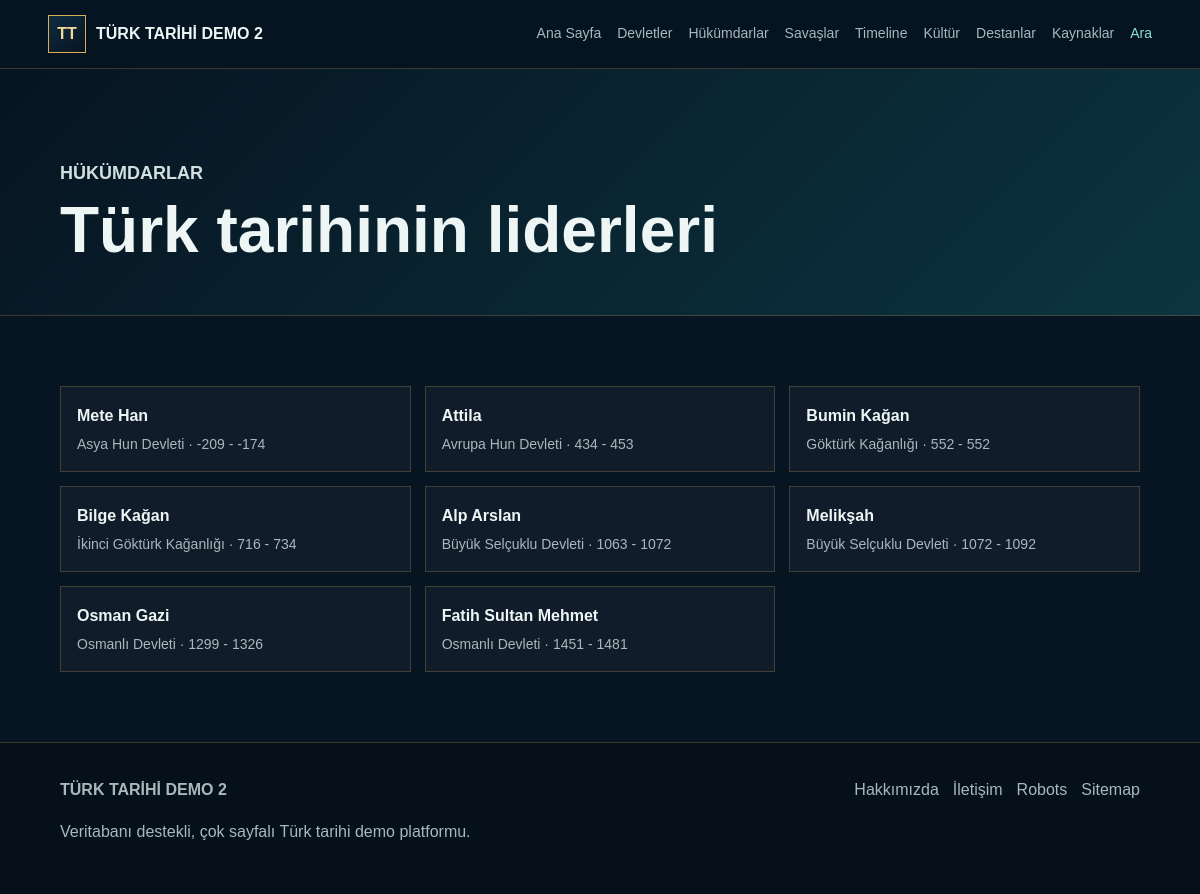
/turk-tarihi/hukumdarlar.php, run on the app's committed database.
### tables this page shows
CREATE TABLE rulers (
    id INT AUTO_INCREMENT PRIMARY KEY,
    state_id INT NOT NULL,
    name VARCHAR(180) NOT NULL,
    slug VARCHAR(190) NOT NULL UNIQUE,
    birth_year INT NULL,
    death_year INT NULL,
    reign_start INT NULL,
    reign_end INT NULL,
    biography MEDIUMTEXT,
    achievements MEDIUMTEXT,
    image VARCHAR(500),
    created_at TIMESTAMP DEFAULT CURRENT_TIMESTAMP,
    updated_at TIMESTAMP DEFAULT CURRENT_TIMESTAMP ON UPDATE CURRENT_TIMESTAMP,
    CONSTRAINT fk_rulers_state FOREIGN KEY (state_id) REFERENCES states(id) ON DELETE CASCADE,
    INDEX idx_rulers_slug (slug),
    INDEX idx_rulers_state (state_id)
);

CREATE TABLE states (
    id INT AUTO_INCREMENT PRIMARY KEY,
    name VARCHAR(180) NOT NULL,
    slug VARCHAR(190) NOT NULL UNIQUE,
    short_description TEXT,
    description MEDIUMTEXT,
    start_year INT,
    end_year INT NULL,
    capital VARCHAR(180),
    founder VARCHAR(180),
    government VARCHAR(180),
    religion VARCHAR(180),
    region VARCHAR(180),
    flag_image VARCHAR(500),
    symbol_image VARCHAR(500),
    map_image VARCHAR(500),
    hero_image VARCHAR(500),
    status VARCHAR(40) DEFAULT 'published',
    created_at TIMESTAMP DEFAULT CURRENT_TIMESTAMP,
    updated_at TIMESTAMP DEFAULT CURRENT_TIMESTAMP ON UPDATE CURRENT_TIMESTAMP,
    INDEX idx_states_slug (slug),
    INDEX idx_states_year (start_year),
    INDEX idx_states_status (status)
);

### turk-tarihi/includes/functions.php (called while the page is built, shortened)
<?php
require_once __DIR__ . '/database.php';
function e(?string $value): string
{
    return htmlspecialchars((string) $value, ENT_QUOTES, 'UTF-8');
}
function app_url(string $path = ''): string
{
    $path = '/' . ltrim($path, '/');
    return APP_URL !== '' ? APP_URL . $path : $path;
}
function detail_url(string $type, string $slug): string
{
    return app_url($type . '/' . $slug);
}
function fetch_all(string $sql, array $params = []): array
{
    $statement = db()->prepare($sql);
    $statement->execute($params);
    return $statement->fetchAll();
}
function fetch_one(string $sql, array $params = []): ?array
{
    $statement = db()->prepare($sql);
    $statement->execute($params);
    $row = $statement->fetch();
    return $row ?: null;
}
function count_rows(string $table): int
{
    $allowed = ['states', 'rulers', 'wars', 'sources', 'cultures', 'epics', 'timeline_events'];
    return (int) fetch_one("SELECT COUNT(*) AS total FROM {$table}")['total'];
}
function current_page(): int
{
    return max(1, (int) ($_GET['page'] ?? 1));
}
function paginate(string $table, int $perPage = 24): array
{
    $page = current_page();
    $total = count_rows($table);
    return [
        'page' => $page,
        'per_page' => $perPage,
        'total' => $total,
        'pages' => max(1, (int) ceil($total / $perPage)),
        'offset' => ($page - 1) * $perPage,
    ];
}
function get_rulers(int $limit = 24, int $offset = 0): array
{
    return fetch_all(
        'SELECT rulers.*, states.name AS state_name
         FROM rulers
         LEFT JOIN states ON states.id = rulers.state_id
         ORDER BY rulers.reign_start ASC
         LIMIT ' . (int) $limit . ' OFFSET ' . (int) $offset
    );
}

### turk-tarihi/includes/database.php (called while the page is built, shortened)
<?php
function db(): PDO
{
    static $pdo = null;
    if ($pdo instanceof PDO) {
        return $pdo;
    }
    $host = env_value('DB_HOST', '127.0.0.1');
    $port = env_value('DB_PORT', '3306');
    $name = env_value('DB_NAME', '');
    $user = env_value('DB_USER', '');
    $password = env_value('DB_PASSWORD', '');
    $dsn = "mysql:host={$host};port={$port};dbname={$name};charset=utf8mb4";
    try {
        $pdo = new PDO($dsn, $user, $password, [
            PDO::ATTR_ERRMODE => PDO::ERRMODE_EXCEPTION,
            PDO::ATTR_DEFAULT_FETCH_MODE => PDO::FETCH_ASSOC,
            PDO::ATTR_EMULATE_PREPARES => false,
        ]);
    } catch (PDOException $exception) {
        log_error($exception);
        http_response_code(500);
        if (APP_DEBUG) {
            exit('Veritabanı bağlantı hatası: ' . htmlspecialchars($exception->getMessage(), ENT_QUOTES, 'UTF-8'));
        }
        exit('Şu anda sistem bakımda. Lütfen daha sonra tekrar deneyin.');
    }
    return $pdo;
}

### turk-tarihi/hukumdarlar.php (the view, shortened to what this page needs)
<?php
require_once __DIR__ . '/includes/functions.php';
$pagination = paginate('rulers');
$rulers = get_rulers($pagination['per_page'], $pagination['offset']);
include __DIR__ . '/includes/header.php';
?>
<section class="page-hero compact"><p class="eyebrow">Hükümdarlar</p><h1>Türk tarihinin liderleri</h1></section>
<section class="section">
    <div class="list-grid">
        <?php foreach ($rulers as $ruler): ?>
            <a class="list-card" href="<?= e(detail_url('hukumdar', $ruler['slug'])) ?>">
                <strong><?= e($ruler['name']) ?></strong>
                <span><?= e($ruler['state_name']) ?> · <?= e($ruler['reign_start']) ?> - <?= e($ruler['reign_end']) ?></span>
            </a>
        <?php endforeach; ?>
    </div>
</section>
<?php include __DIR__ . '/includes/footer.php'; ?>

### turk-tarihi/assets/css/main.css (style rules this page uses)
:root { --navy: #071421; --navy-2: #0b2033; --teal: #0f8f8f; --teal-soft: #8de2d8; --gold: #d8ad55; --gold-2: #f0d79a; --ink: #edf6f5; --muted: #a8b8bc; --line: rgba(216, 173, 85, .25); --panel: rgba(9, 28, 43, .88); --shadow: 0 20px 60px rgba(0, 0, 0, .32); }
* { box-sizing: border-box; }
html { scroll-behavior: smooth; }
body { margin: 0; font-family: Arial, Helvetica, sans-serif; color: var(--ink); background: var(--navy); line-height: 1.6; }
a { color: inherit; text-decoration: none; }
.hero h1, .page-hero h1, .detail-hero h1 { margin: 0; font-size: clamp(42px, 8vw, 96px); line-height: .95; letter-spacing: 0; }
.hero p, .page-hero p, .detail-hero p { max-width: 760px; color: #d3dfdf; font-size: 18px; }
.eyebrow { margin: 0 0 12px; color: var(--gold-2); text-transform: uppercase; font-size: 12px; font-weight: 800; }
.section { padding: 70px clamp(20px, 5vw, 80px); }
.history-card span, .list-card span, .row-link span, .compact-list span { color: var(--muted); font-size: 14px; }
.timeline-mini a, .compact-list a, .row-link, .list-card { display: grid; gap: 4px; padding: 16px; border: 1px solid var(--line); background: rgba(255, 255, 255, .035); }
.page-hero { padding: 90px clamp(20px, 5vw, 80px) 54px; background: linear-gradient(135deg, #071421, #0b3540); border-bottom: 1px solid var(--line); }
.page-hero.compact h1 { font-size: clamp(34px, 6vw, 64px); }
.list-grid { display: grid; grid-template-columns: repeat(3, minmax(0, 1fr)); gap: 14px; }

### data on the page
rulers: name "Mete Han", state.name "Asya Hun Devleti", reign_start "-209", reign_end "-174"
rulers: name "Attila", state.name "Avrupa Hun Devleti", reign_start "434", reign_end "453"
rulers: name "Bumin Kağan", state.name "Göktürk Kağanlığı", reign_start "552", reign_end "552"
rulers: name "Bilge Kağan", state.name "İkinci Göktürk Kağanlığı", reign_start "716", reign_end "734"
rulers: name "Alp Arslan", state.name "Büyük Selçuklu Devleti", reign_start "1063", reign_end "1072"
rulers: name "Melikşah", state.name "Büyük Selçuklu Devleti", reign_start "1072", reign_end "1092"
rulers: name "Osman Gazi", state.name "Osmanlı Devleti", reign_start "1299", reign_end "1326"
rulers: name "Fatih Sultan Mehmet", state.name "Osmanlı Devleti", reign_start "1451", reign_end "1481"

### other printed values
APP_NAME "TÜRK TARİHİ DEMO 2"
$label "Ana Sayfa"
$label "Devletler"
$label "Hükümdarlar"
$label "Savaşlar"
$label "Timeline"
$label "Kültür"
$label "Destanlar"
$label "Kaynaklar"
